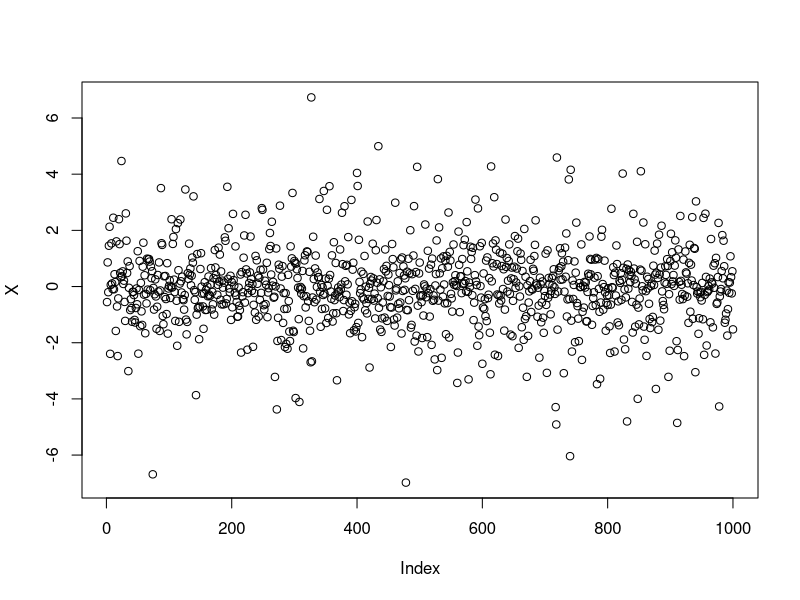
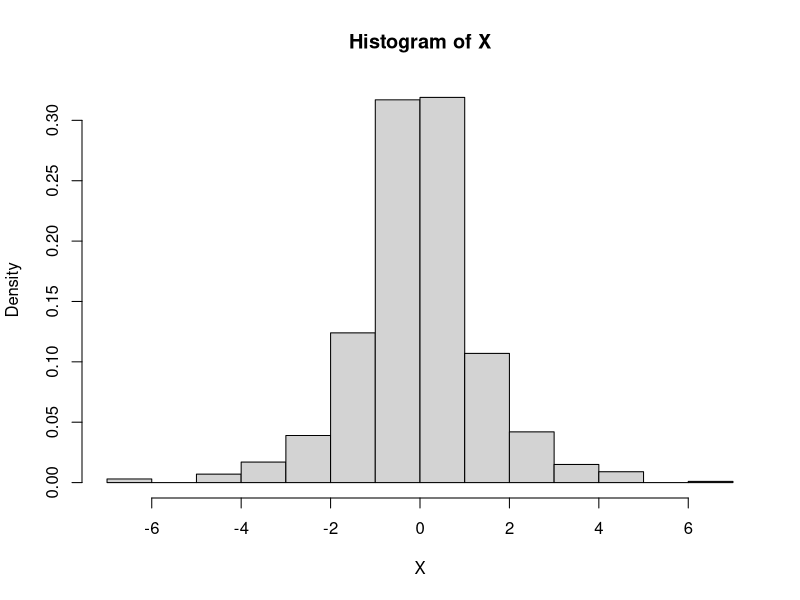
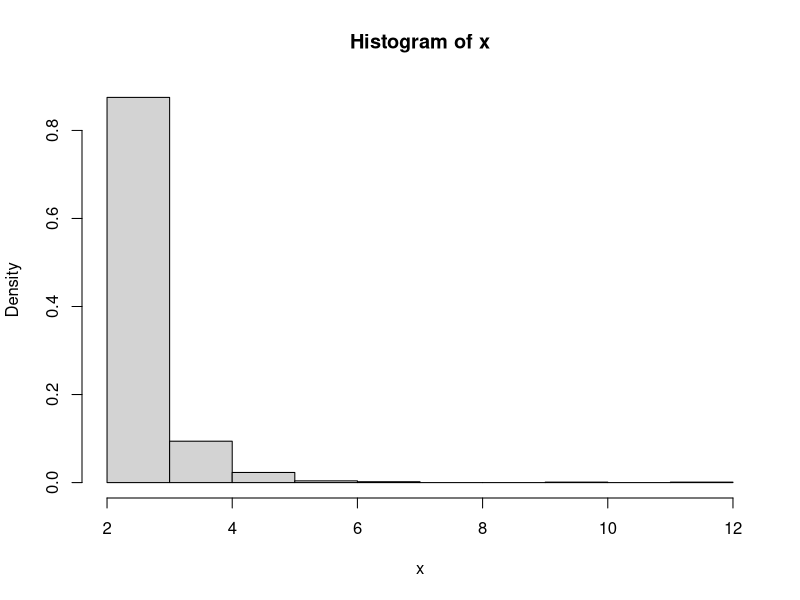

Generate these figures, in order, with R:
## ---- chunk 1
library(tidyverse)
library(modelr)
library(viridis)
knitr::opts_chunk$set(
	echo = TRUE,
	warning = FALSE,
	fig.width = 8, 
  fig.height = 6,
  out.width = "90%"
)
options(
  ggplot2.continuous.colour = "viridis",
  ggplot2.continuous.fill = "viridis"
)
scale_colour_discrete = scale_colour_viridis_d
scale_fill_discrete = scale_fill_viridis_d
theme_set(theme_minimal() + theme(legend.position = "bottom"))
## ---- chunk 2
set.seed(123)
U <- runif(1000)
X <- (U < 0.5) * log(2*U) + (U >= 0.5) * -log(2-2*U)

plot(X)
hist(X, prob = T)


## ---- chunk 3
set.seed(1001)
U <- runif(1000)
xdens = function(gamma = 5, alpha = 2, x = U) {
  alpha/((1-U)^(1/gamma))
}

x <- xdens(5, 2, U)

hist(x, prob = T)
## ---- chunk 4
#Your R codes/functions 
## ---- chunk 5
#Your R codes/functions 
## ---- chunk 6
#Your R codes/functions 
